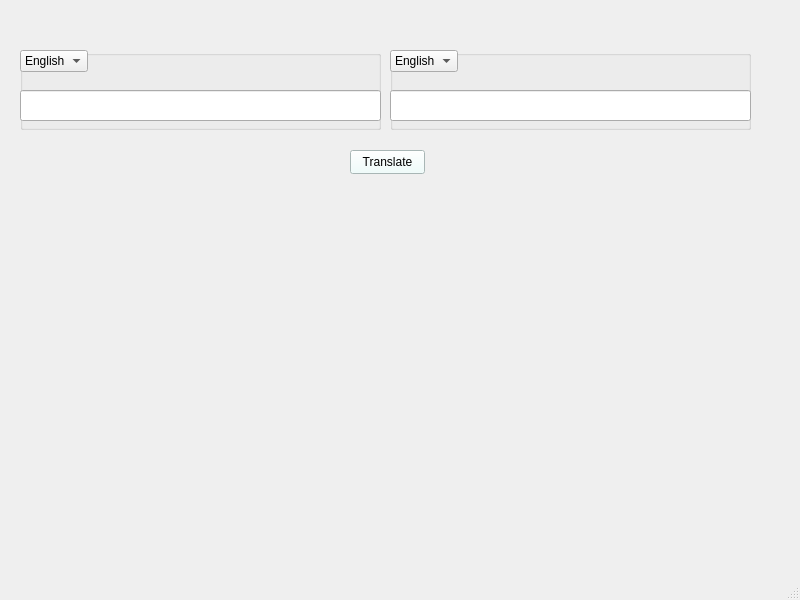
<?xml version="1.0" encoding="UTF-8"?>
<ui version="4.0">
 <class>MainWindow</class>
 <widget class="QMainWindow" name="MainWindow">
  <property name="geometry">
   <rect>
    <x>0</x>
    <y>0</y>
    <width>800</width>
    <height>600</height>
   </rect>
  </property>
  <property name="windowTitle">
   <string>MainWindow</string>
  </property>
  <widget class="QWidget" name="centralwidget">
   <widget class="QGroupBox" name="groupBox">
    <property name="geometry">
     <rect>
      <x>20</x>
      <y>50</y>
      <width>361</width>
      <height>80</height>
     </rect>
    </property>
    <property name="styleSheet">
     <string notr="true">border-color: rgb(0, 0, 0);</string>
    </property>
    <property name="title">
     <string/>
    </property>
    <widget class="QComboBox" name="combo_1">
     <property name="geometry">
      <rect>
       <x>0</x>
       <y>0</y>
       <width>68</width>
       <height>22</height>
      </rect>
     </property>
     <item>
      <property name="text">
       <string>English</string>
      </property>
     </item>
     <item>
      <property name="text">
       <string>Persian</string>
      </property>
     </item>
    </widget>
    <widget class="QLineEdit" name="lineEdit">
     <property name="geometry">
      <rect>
       <x>0</x>
       <y>40</y>
       <width>361</width>
       <height>31</height>
      </rect>
     </property>
    </widget>
    <widget class="QLabel" name="label">
     <property name="geometry">
      <rect>
       <x>310</x>
       <y>40</y>
       <width>49</width>
       <height>16</height>
      </rect>
     </property>
     <property name="text">
      <string/>
     </property>
    </widget>
   </widget>
   <widget class="QGroupBox" name="groupBox_2">
    <property name="geometry">
     <rect>
      <x>390</x>
      <y>50</y>
      <width>361</width>
      <height>80</height>
     </rect>
    </property>
    <property name="styleSheet">
     <string notr="true">border-color: rgb(0, 0, 0);</string>
    </property>
    <property name="title">
     <string/>
    </property>
    <widget class="QComboBox" name="combo_2">
     <property name="geometry">
      <rect>
       <x>0</x>
       <y>0</y>
       <width>68</width>
       <height>22</height>
      </rect>
     </property>
     <item>
      <property name="text">
       <string>English</string>
      </property>
     </item>
     <item>
      <property name="text">
       <string>Persian</string>
      </property>
     </item>
    </widget>
    <widget class="QLineEdit" name="lineEdit_2">
     <property name="geometry">
      <rect>
       <x>0</x>
       <y>40</y>
       <width>361</width>
       <height>31</height>
      </rect>
     </property>
    </widget>
   </widget>
   <widget class="QPushButton" name="tra_btn">
    <property name="geometry">
     <rect>
      <x>350</x>
      <y>150</y>
      <width>75</width>
      <height>24</height>
     </rect>
    </property>
    <property name="styleSheet">
     <string notr="true">background-color: rgb(235, 255, 253);</string>
    </property>
    <property name="text">
     <string>Translate</string>
    </property>
   </widget>
  </widget>
  <widget class="QMenuBar" name="menubar">
   <property name="geometry">
    <rect>
     <x>0</x>
     <y>0</y>
     <width>800</width>
     <height>22</height>
    </rect>
   </property>
  </widget>
  <widget class="QStatusBar" name="statusbar"/>
 </widget>
 <resources/>
 <connections/>
</ui>
